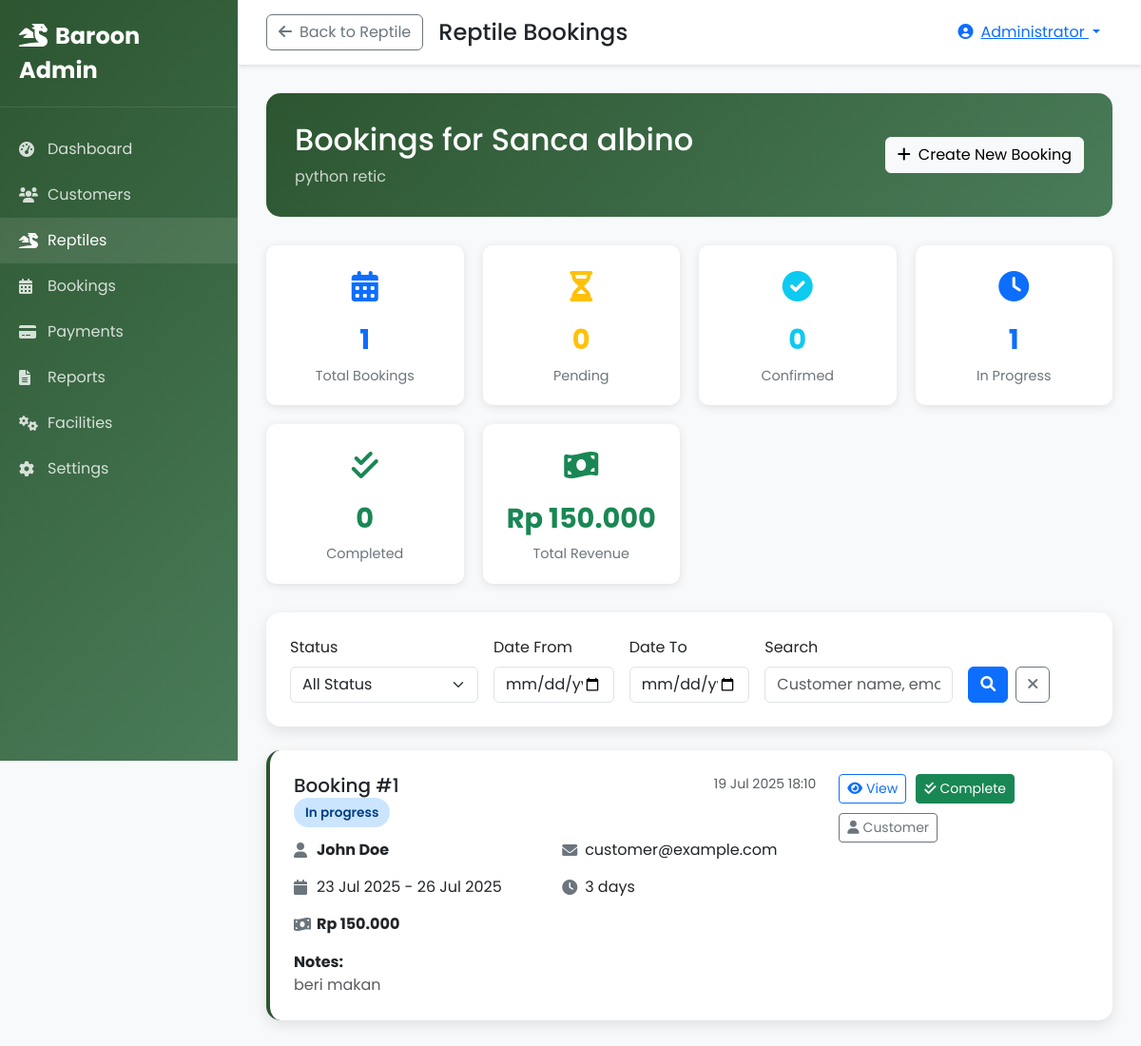
/admin/reptile_bookings.php?reptile_id=1 (signed in), run on the app's committed database.
### tables this page shows
CREATE TABLE IF NOT EXISTS `reptiles` (
  `id` int(11) NOT NULL AUTO_INCREMENT,
  `customer_id` int(11) NOT NULL,
  `category_id` int(11) NOT NULL,
  `name` varchar(100) NOT NULL,
  `species` varchar(100) DEFAULT NULL,
  `age` varchar(20) DEFAULT NULL,
  `weight` decimal(5,2) DEFAULT NULL,
  `length` decimal(5,2) DEFAULT NULL,
  `gender` enum('male','female','unknown') DEFAULT NULL,
  `special_needs` text DEFAULT NULL,
  `photo` varchar(255) DEFAULT NULL,
  `status` enum('active','completed','cancelled') DEFAULT 'active',
  `created_at` timestamp NOT NULL DEFAULT current_timestamp(),
  `updated_at` timestamp NOT NULL DEFAULT current_timestamp() ON UPDATE current_timestamp(),
  PRIMARY KEY (`id`),
  KEY `customer_id` (`customer_id`),
  KEY `category_id` (`category_id`),
  CONSTRAINT `reptiles_ibfk_1` FOREIGN KEY (`customer_id`) REFERENCES `users` (`id`) ON DELETE CASCADE,
  CONSTRAINT `reptiles_ibfk_2` FOREIGN KEY (`category_id`) REFERENCES `reptile_categories` (`id`)
);

CREATE TABLE IF NOT EXISTS `bookings` (
  `id` int(11) NOT NULL AUTO_INCREMENT,
  `customer_id` int(11) NOT NULL,
  `reptile_id` int(11) NOT NULL,
  `start_date` date NOT NULL,
  `end_date` date NOT NULL,
  `total_days` int(11) NOT NULL,
  `price_per_day` decimal(10,2) NOT NULL,
  `total_price` decimal(10,2) NOT NULL,
  `status` enum('pending','confirmed','in_progress','completed','cancelled') DEFAULT 'pending',
  `notes` text DEFAULT NULL,
  `created_at` timestamp NOT NULL DEFAULT current_timestamp(),
  `updated_at` timestamp NOT NULL DEFAULT current_timestamp() ON UPDATE current_timestamp(),
  PRIMARY KEY (`id`),
  KEY `customer_id` (`customer_id`),
  KEY `reptile_id` (`reptile_id`),
  CONSTRAINT `bookings_ibfk_1` FOREIGN KEY (`customer_id`) REFERENCES `users` (`id`) ON DELETE CASCADE,
  CONSTRAINT `bookings_ibfk_2` FOREIGN KEY (`reptile_id`) REFERENCES `reptiles` (`id`) ON DELETE CASCADE
);

CREATE TABLE IF NOT EXISTS `users` (
  `id` int(11) NOT NULL AUTO_INCREMENT,
  `username` varchar(50) NOT NULL,
  `email` varchar(100) NOT NULL,
  `password` varchar(255) NOT NULL,
  `full_name` varchar(100) NOT NULL,
  `phone` varchar(20) DEFAULT NULL,
  `address` text DEFAULT NULL,
  `role` enum('admin','customer') DEFAULT 'customer',
  `status` enum('active','inactive') DEFAULT 'active',
  `created_at` timestamp NOT NULL DEFAULT current_timestamp(),
  `updated_at` timestamp NOT NULL DEFAULT current_timestamp() ON UPDATE current_timestamp(),
  PRIMARY KEY (`id`),
  UNIQUE KEY `username` (`username`),
  UNIQUE KEY `email` (`email`)
);

### admin/reptile_bookings.php (the view, shortened to what the rows shown need)
<?php
$reptile_id = isset($_GET['reptile_id']) ? $_GET['reptile_id'] : null;
try {
    $db = getDB();
    $stmt = $db->prepare("SELECT * FROM reptiles WHERE id = ?");
    $stmt->execute([$reptile_id]);
    $reptile = $stmt->fetch(PDO::FETCH_ASSOC);
    $where_conditions = ['b.reptile_id = ?'];
    $params = [$reptile_id];
    $where_clause = implode(' AND ', $where_conditions);
    $stmt = $db->prepare("
        SELECT b.*, u.full_name as customer_name, u.email as customer_email, u.phone as customer_phone,
               DATEDIFF(b.end_date, b.start_date) as total_days
        FROM bookings b
        LEFT JOIN users u ON b.customer_id = u.id
        WHERE $where_clause
        ORDER BY b.created_at DESC
    ");
    $stmt->execute($params);
    $bookings = $stmt->fetchAll(PDO::FETCH_ASSOC);
} catch (Exception $e) {
    $error = 'Terjadi kesalahan sistem.';
}
?>
<!DOCTYPE html>
<html lang="id">
<head>
    <link href="https://cdn.jsdelivr.net/npm/bootstrap@5.3.0/dist/css/bootstrap.min.css" rel="stylesheet">
    <link href="https://cdnjs.cloudflare.com/ajax/libs/font-awesome/6.0.0/css/all.min.css" rel="stylesheet">
</head>
<body>
    <div class="main-content">
        <div class="content-area">
            <div class="page-header">
                <div class="row align-items-center">
                    <div class="col-md-8">
                        <h2 class="mb-2">Bookings for <?php echo htmlspecialchars($reptile['name']); ?></h2>
                        <p class="mb-0 opacity-75"><?php echo htmlspecialchars($reptile['species']); ?></p>
                    </div>
                </div>
            </div>
            <?php if (empty($bookings)): ?>
                <div class="text-center py-5">
                    <i class="fas fa-calendar-times fa-3x text-muted mb-3"></i>
                    <h5 class="text-muted">No bookings found</h5>
                    <p class="text-muted">No bookings match your current filters.</p>
                    <a href="create_booking.php?reptile_id=<?php echo $reptile['id']; ?>" class="btn btn-primary">
                        <i class="fas fa-plus me-2"></i>Create First Booking
                    </a>
                </div>
            <?php else: ?>
                <?php foreach ($bookings as $booking): ?>
                    <div class="booking-card">
                        <div class="row">
                            <div class="col-md-8">
                                <div class="d-flex justify-content-between align-items-start mb-3">
                                    <div>
                                        <h5 class="mb-1">Booking #<?php echo $booking['id']; ?></h5>
                                        <span class="booking-status status-<?php echo $booking['status']; ?>">
                                            <?php echo ucfirst(str_replace('_', ' ', $booking['status'])); ?>
                                        </span>
                                    </div>
                                    <small class="text-muted"><?php echo date('d M Y H:i', strtotime($booking['created_at'])); ?></small>
                                </div>
                                <div class="booking-meta">
                                    <div class="meta-item">
                                        <i class="fas fa-user"></i>
                                        <span><strong><?php echo htmlspecialchars($booking['customer_name']); ?></strong></span>
                                    </div>
                                    <div class="meta-item">
                                        <i class="fas fa-envelope"></i>
                                        <span><?php echo htmlspecialchars($booking['customer_email']); ?></span>
                                    </div>
                                    <div class="meta-item">
                                        <i class="fas fa-calendar"></i>
                                        <span><?php echo date('d M Y', strtotime($booking['start_date'])); ?> - <?php echo date('d M Y', strtotime($booking['end_date'])); ?></span>
                                    </div>
                                    <div class="meta-item">
                                        <i class="fas fa-clock"></i>
                                        <span><?php echo $booking['total_days']; ?> days</span>
                                    </div>
                                    <div class="meta-item">
                                        <i class="fas fa-money-bill-wave"></i>
                                        <span><strong>Rp <?php echo number_format($booking['total_price'], 0, ',', '.'); ?></strong></span>
                                    </div>
                                </div>
                                <?php if ($booking['notes']): ?>
                                    <div class="mt-3">
                                        <strong>Notes:</strong>
                                        <p class="mb-0 text-muted"><?php echo nl2br(htmlspecialchars($booking['notes'])); ?></p>
                                    </div>
                                <?php endif; ?>
                            </div>
                            <div class="col-md-4">
                                <div class="booking-actions">
                                    <a href="../customer/booking_details.php?id=<?php echo $booking['id']; ?>" class="btn btn-outline-primary btn-sm">
                                        <i class="fas fa-eye me-1"></i>View
                                    </a>
                                    <?php if ($booking['status'] === 'in_progress'): ?>
                                        <form method="POST" class="d-inline">
                                            <button type="submit" name="update_status" class="btn btn-success btn-sm">
                                                <i class="fas fa-check-double me-1"></i>Complete
                                            </button>
                                        </form>
                                    <?php endif; ?>
                                    <a href="customers.php?search=<?php echo urlencode($booking['customer_email']); ?>" class="btn btn-outline-secondary btn-sm">
                                        <i class="fas fa-user me-1"></i>Customer
                                    </a>
                                </div>
                            </div>
                        </div>
                    </div>
                <?php endforeach; ?>
            <?php endif; ?>
        </div>
    </div>
</body>
</html>

### data on the page
reptiles: name "Sanca albino", species "python retic"
bookings: id "1", status "In progress", created_at "19 Jul 2025 18:10", customer.full_name "John Doe", customer.email "customer@example.com", start_date "23 Jul 2025", end_date "26 Jul 2025", total_days "3", total_price "150.000", notes "beri makan"

### other printed values
$_SESSION['full_name'] "Administrator"
$stats['total_bookings'] "1"
$stats['pending_bookings'] "0"
$stats['confirmed_bookings'] "0"
$stats['in_progress_bookings'] "1"
$stats['completed_bookings'] "0"
$stats['total_revenue'] "150.000"
